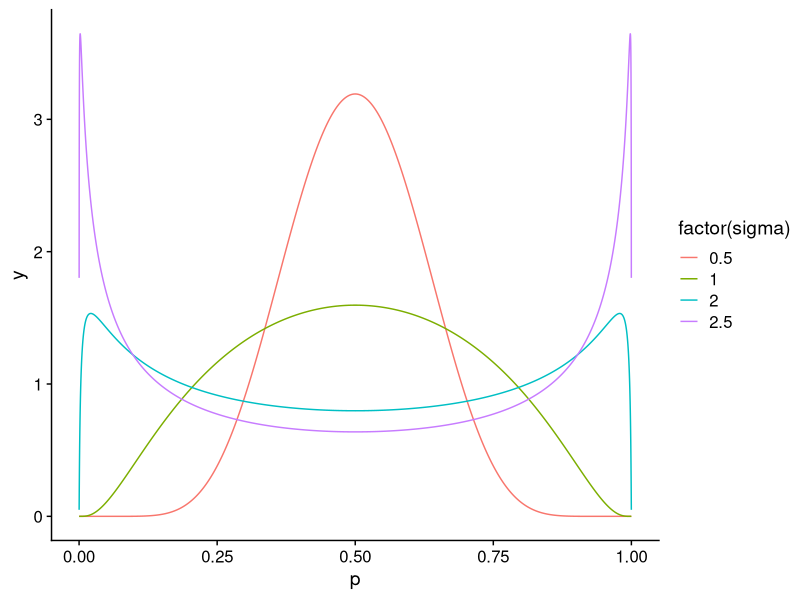

Reproduce this figure in R.
#!/usr/bin/env Rscript --vanilla

library(tidyverse)

logit <- function(p) log(p / (1 - p))
pdf <- function(p, sigma) dnorm(logit(p), 0, sigma) / (p * (1 - p))

# Check the integral
integral <- integrate(partial(pdf, sigma = 0.25), 0, 1)
if (abs(integral$value - 1) > integral$abs.error) stop("bad pdf")

n <- 1e4
eps <- 0.0001

dat <- crossing(
  sigma = c(0.5, 1.0, 2.0, 2.5),
  p = seq(eps, 1 - eps, length.out = n)
) %>%
  mutate(y = pdf(p, sigma))

plot <- dat %>%
  ggplot(aes(p, y, color = factor(sigma))) +
  geom_line() +
  cowplot::theme_half_open()

ggsave("fig/sigma-spread.pdf")
